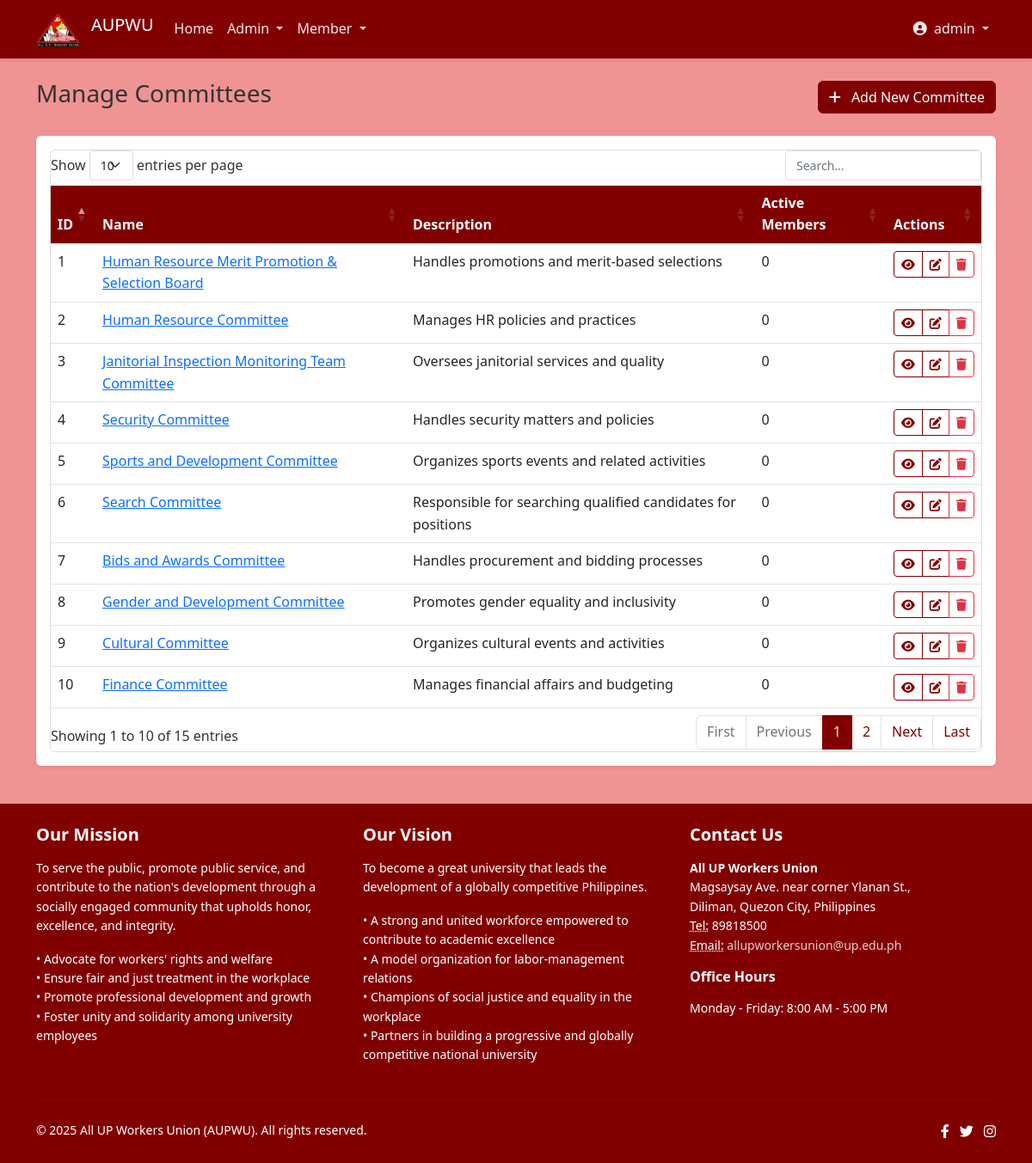
The page /admin/committees.php (signed in) on the database its author committed.
### tables this page shows
CREATE TABLE users (
    id INT AUTO_INCREMENT PRIMARY KEY,
    username VARCHAR(50) NOT NULL UNIQUE,
    password VARCHAR(255) NOT NULL,
    email VARCHAR(100) NOT NULL UNIQUE,
    role ENUM('admin', 'member', 'officer') NOT NULL DEFAULT 'member',
    created_at TIMESTAMP DEFAULT CURRENT_TIMESTAMP,
    updated_at TIMESTAMP DEFAULT CURRENT_TIMESTAMP ON UPDATE CURRENT_TIMESTAMP
);

CREATE TABLE committees (
    id INT AUTO_INCREMENT PRIMARY KEY,
    name VARCHAR(100) NOT NULL,
    description TEXT,
    created_at TIMESTAMP DEFAULT CURRENT_TIMESTAMP,
    updated_at TIMESTAMP DEFAULT CURRENT_TIMESTAMP ON UPDATE CURRENT_TIMESTAMP
);

### admin/committees.php (the view, shortened to what this page needs)
<?php
require_once '../config/database.php';
$action = $_GET['action'] ?? 'list';
$committees = [];
if ($action === 'list') {
    try {
        $stmt = $pdo->query('
            SELECT c.*, COUNT(mc.id) as member_count
            FROM committees c
            LEFT JOIN member_committees mc ON c.id = mc.committee_id AND mc.is_active = 1
            GROUP BY c.id
            ORDER BY c.name ASC
        ');
        $committees = $stmt->fetchAll();
    } catch (PDOException $e) {
        error_log('Get Committees Error: ' . $e->getMessage());
        $committees = [];
    }
}
include '../includes/header.php';
?>
<?php if ($action === 'list'): ?>
    <div class="d-flex justify-content-between align-items-center mb-4">
        <h1 class="h3">Manage Committees</h1>
        <a href="?action=add" class="btn btn-primary">
            <i class="fas fa-plus me-2"></i> Add New Committee
        </a>
    </div>
    <div class="card shadow-sm">
        <div class="card-body">
            <div class="table-responsive">
                <table class="table table-hover data-table">
                    <thead>
                        <tr>
                            <th>ID</th>
                            <th>Name</th>
                            <th>Description</th>
                            <th>Active Members</th>
                            <th>Actions</th>
                        </tr>
                    </thead>
                    <tbody>
                        <?php if (empty($committees)): ?>
                            <tr>
                                <td colspan="5" class="text-center">No committees found</td>
                            </tr>
                        <?php else: ?>
                            <?php foreach ($committees as $c): ?>
                                <tr>
                                    <td><?php echo $c['id']; ?></td>
                                    <td>
                                        <a href="?action=view&id=<?php echo $c['id']; ?>">
                                            <?php echo htmlspecialchars($c['name']); ?>
                                        </a>
                                    </td>
                                    <td><?php echo htmlspecialchars($c['description'] ?? 'No description'); ?></td>
                                    <td><?php echo $c['member_count']; ?></td>
                                    <td>
                                        <div class="btn-group btn-group-sm">
                                            <a href="?action=view&id=<?php echo $c['id']; ?>" class="btn btn-outline-primary" title="View">
                                                <i class="fas fa-eye"></i>
                                            </a>
                                            <a href="?action=edit&id=<?php echo $c['id']; ?>" class="btn btn-outline-primary" title="Edit">
                                                <i class="fas fa-edit"></i>
                                            </a>
                                            <a href="#" class="btn btn-outline-danger" title="Delete"
                                               onclick="if(confirmDelete('Are you sure you want to delete this committee? This action cannot be undone.'))
                                                         window.location='?action=delete&id=<?php echo $c['id']; ?>'">
                                                <i class="fas fa-trash"></i>
                                            </a>
                                        </div>
                                    </td>
                                </tr>
                            <?php endforeach; ?>
                        <?php endif; ?>
                    </tbody>
                </table>
            </div>
        </div>
    </div>
<?php endif; ?>
<?php
include '../includes/footer.php';
?>

### includes/header.php (shortened to what this page needs)
<?php
$baseUrl = '/';
$currentUser = null;
if (isset($_SESSION['user_id'])) {
    require_once __DIR__ . '/../config/database.php';
    try {
        $stmt = $pdo->prepare('SELECT * FROM users WHERE id = ?');
        $stmt->execute([$_SESSION['user_id']]);
        $currentUser = $stmt->fetch();
    } catch (PDOException $e) {
        error_log('Header Error: ' . $e->getMessage());
    }
}
?>
<!DOCTYPE html>
<html lang="en">
<head>
    <link href="https://cdn.jsdelivr.net/npm/bootstrap@5.2.3/dist/css/bootstrap.min.css" rel="stylesheet">
    <link href="https://cdn.datatables.net/1.11.5/css/dataTables.bootstrap5.min.css" rel="stylesheet">
    <link href="https://cdnjs.cloudflare.com/ajax/libs/font-awesome/6.0.0/css/all.min.css" rel="stylesheet">
    <link href="<?php echo $baseUrl; ?>aupwu/css/style.css" rel="stylesheet">
</head>
<body>
    <nav class="navbar navbar-expand-lg navbar-dark mb-4">
        <div class="container">
            <a class="navbar-brand" href="<?php echo $baseUrl; ?>aupwu/member/dashboard.php">
                <img src="<?php echo $baseUrl; ?>aupwu/images/logo.svg" alt="AUPWU Logo" height="40" class="d-inline-block align-text-top me-2">
                AUPWU
            </a>
            <div class="collapse navbar-collapse" id="navbarMain">
                <ul class="navbar-nav me-auto mb-2 mb-lg-0">
                    <li class="nav-item">
                        <a class="nav-link" href="<?php echo $baseUrl; ?>aupwu/member/dashboard.php">Home</a>
                    </li>
                    <?php if (isset($currentUser)): ?>
                        <?php if ($currentUser['role'] === 'admin'): ?>
                            <li class="nav-item dropdown">
                                <a class="nav-link dropdown-toggle" href="#" id="adminDropdown" role="button" data-bs-toggle="dropdown" aria-expanded="false">
                                    Admin
                                </a>
                            </li>
                        <?php endif; ?>
                        <li class="nav-item dropdown">
                            <a class="nav-link dropdown-toggle" href="#" id="memberDropdown" role="button" data-bs-toggle="dropdown" aria-expanded="false">
                                Member
                            </a>
                        </li>
                    <?php endif; ?>
                </ul>
                <ul class="navbar-nav ms-auto mb-2 mb-lg-0">
                    <?php if (isset($currentUser)): ?>
                        <li class="nav-item dropdown">
                            <a class="nav-link dropdown-toggle" href="#" id="userDropdown" role="button" data-bs-toggle="dropdown" aria-expanded="false">
                                <i class="fas fa-user-circle me-1"></i> <?php echo htmlspecialchars($currentUser['username']); ?>
                            </a>
                        </li>
                    <?php endif; ?>
                </ul>
            </div>
        </div>
    </nav>
    <div class="container mb-4">

### includes/footer.php (shortened to what this page needs)
    </div>
    <footer class="footer mt-auto py-4">
        <div class="container">
            <div class="row">
                <div class="col-md-4 mb-3 mb-md-0">
                    <h5>Our Mission</h5>
                    <p class="small">To serve the public, promote public service, and contribute to the nation's development through a socially engaged community that upholds honor, excellence, and integrity.</p>
                    <ul class="small list-unstyled">
                        <li>• Advocate for workers' rights and welfare</li>
                        <li>• Ensure fair and just treatment in the workplace</li>
                        <li>• Promote professional development and growth</li>
                        <li>• Foster unity and solidarity among university employees</li>
                    </ul>
                </div>
                <div class="col-md-4 mb-3 mb-md-0">
                    <h5>Our Vision</h5>
                    <p class="small">To become a great university that leads the development of a globally competitive Philippines.</p>
                    <ul class="small list-unstyled">
                        <li>• A strong and united workforce empowered to contribute to academic excellence</li>
                        <li>• A model organization for labor-management relations</li>
                        <li>• Champions of social justice and equality in the workplace</li>
                        <li>• Partners in building a progressive and globally competitive national university</li>
                    </ul>
                </div>
                <div class="col-md-4">
                    <h5>Contact Us</h5>
                    <address class="small">
                        <strong>All UP Workers Union</strong><br>
                        Magsaysay Ave. near corner Ylanan St.,<br>
                        Diliman, Quezon City, Philippines<br>
                        <abbr title="Phone">Tel:</abbr> 89818500<br>
                        <abbr title="Email">Email:</abbr> <a href="mailto:allupworkersunion@up.edu.ph">allupworkersunion@up.edu.ph</a>
                    </address>
                    <h6>Office Hours</h6>
                    <p class="small">Monday - Friday: 8:00 AM - 5:00 PM</p>
                </div>
            </div>
            <hr>
            <div class="row">
                <div class="col-md-6">
                    <p class="small mb-0">&copy; <?php echo date('Y'); ?> All UP Workers Union (AUPWU). All rights reserved.</p>
                </div>
                <div class="col-md-6 text-md-end">
                    <ul class="list-inline mb-0">
                        <li class="list-inline-item"><a href="#" class="text-reset"><i class="fab fa-facebook-f"></i></a></li>
                        <li class="list-inline-item"><a href="#" class="text-reset"><i class="fab fa-twitter"></i></a></li>
                        <li class="list-inline-item"><a href="#" class="text-reset"><i class="fab fa-instagram"></i></a></li>
                    </ul>
                </div>
            </div>
        </div>
    </footer>
</body>
</html>

### css/style.css (style rules this page uses)
:root { --primary-color: #800000; --primary-dark: #600000; --primary-light: #a00000; --secondary-color: #f8f8f8; --accent-color: #ffcc00; --text-color: #333333; --light-text-color: #ffffff; --border-color: #dddddd; --success-color: #28a745; --danger-color: #dc3545; --warning-color: #ffc107; --info-color: #17a2b8; }
body { font-family: 'Segoe UI', Tahoma, Geneva, Verdana, sans-serif; line-height: 1.6; color: var(--text-color); background-color: #ef9393; display: flex; flex-direction: column; min-height: 100vh; }
.container { flex: 1 0 auto; }
.navbar { background-color: var(--primary-color); box-shadow: 0 2px 4px rgba(0, 0, 0, 0.1); }
.navbar-dark .navbar-nav .nav-link { color: rgba(255, 255, 255, 0.9); }
.card { border-radius: 6px; box-shadow: 0 2px 8px rgba(0, 0, 0, 0.1); border: none; margin-bottom: 20px; overflow: hidden; }
.btn-primary { background-color: var(--primary-color); border-color: var(--primary-color); }
.btn-outline-primary { color: var(--primary-color); border-color: var(--primary-color); }
.table-responsive { border-radius: 6px; overflow: hidden; border: 1px solid var(--border-color); }
.table { margin-bottom: 0; }
.table thead { background-color: var(--primary-color); color: white; }
.footer { background-color: var(--primary-color); color: var(--light-text-color); padding: 2rem 0; margin-top: auto; }
.footer h5, .footer h6 { font-weight: 600; margin-bottom: 1rem; }
.footer a { color: rgba(255, 255, 255, 0.8); text-decoration: none; }
.footer hr { border-color: rgba(255, 255, 255, 0.1); margin: 1.5rem 0; }

### rows shown on the page
users: username "admin"
committees: id "7", name "Bids and Awards Committee", description "Handles procurement and bidding processes", member_count "0"
committees: id "9", name "Cultural Committee", description "Organizes cultural events and activities", member_count "0"
committees: id "10", name "Finance Committee", description "Manages financial affairs and budgeting", member_count "0"
committees: id "8", name "Gender and Development Committee", description "Promotes gender equality and inclusivity", member_count "0"
committees: id "2", name "Human Resource Committee", description "Manages HR policies and practices", member_count "0"
committees: id "1", name "Human Resource Merit Promotion & Selection Board", description "Handles promotions and merit-based selections", member_count "0"
committees: id "3", name "Janitorial Inspection Monitoring Team Committee", description "Oversees janitorial services and quality", member_count "0"
committees: id "6", name "Search Committee", description "Responsible for searching qualified candidates for positions", member_count "0"
committees: id "4", name "Security Committee", description "Handles security matters and policies", member_count "0"
committees: id "5", name "Sports and Development Committee", description "Organizes sports events and related activities", member_count "0"
